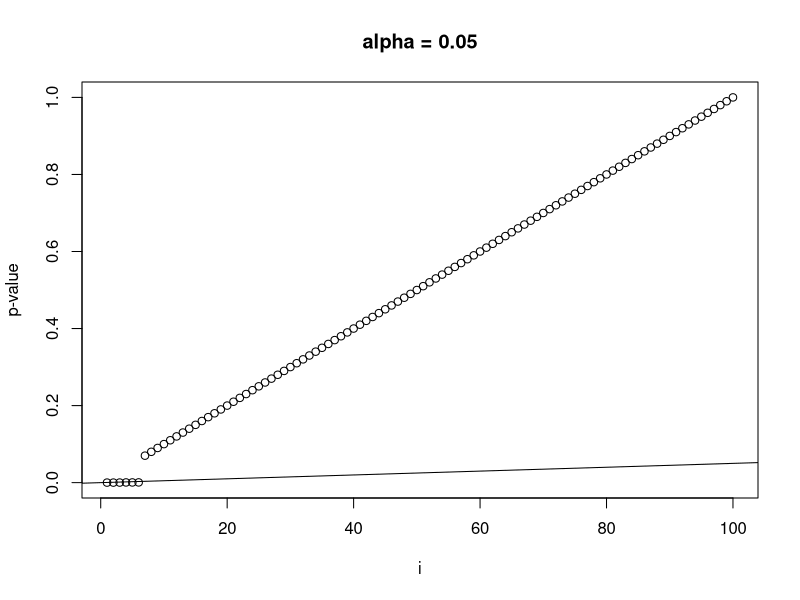
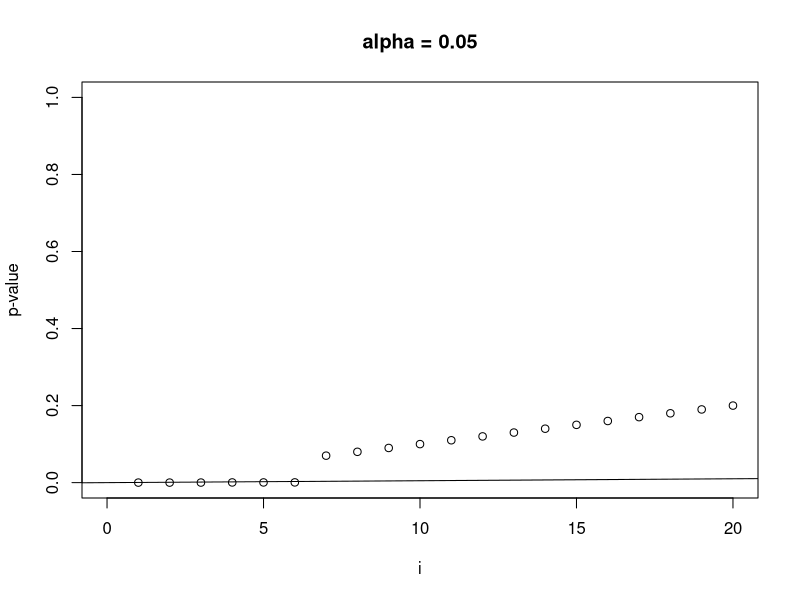

Here is the R script that generated these plots, in order:
## ---- chunk 1
# install.packages("xtable")
library(xtable)
## ---- chunk 2
tab <- cbind(c("", "Null True", "Altern.True", "Total"), c("Called Significatn", "V", "S", "R"), c("Not Called Significant", "$$m_0 - V$$", "$$m_1 - S$$", "$$m - R$$"), c("Total", "$$m_0$$", "$$m_1$$", "$$m$$"))
tab
#xtable(tab)
## ---- chunk 3
x = seq(1,100,1)
y = x / 100
y[1] = 0.0001
y[2] = 0.0001
y[3] = 0.0002
y[4] = 0.0005
y[5] = 0.0005
y[6] = 0.0006
plot(x, y, xlab="i", ylab="p-value", main="alpha = 0.05")
abline(0, 0.05 / 100)

plot(x, y, xlab="i", ylab="p-value", main="alpha = 0.05", xlim=c(0,20))
abline(0, 0.05 / 100)
